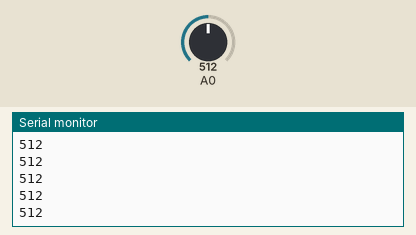
Recording of a sketch running on a simulated Arduino Uno, built with avr-gcc and run on an emulated ATmega328P. Parts: the last lines printed to the serial monitor. Inputs (shaded band) come from the test bench; at power-on: A0 = 512.

Above: at 1.2 s.
1.3 s: A0 set to 716
At 2.0 s:
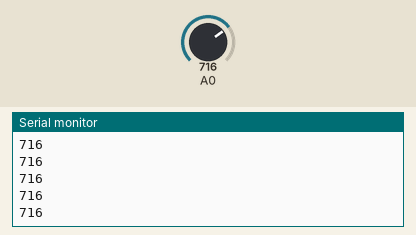
2.8 s: A0 set to 900
At 3.4 s:
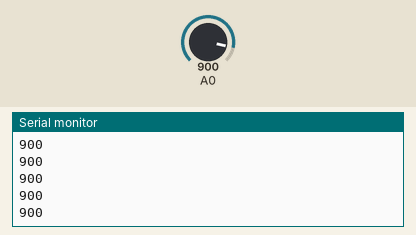
Timing chart, 0 to 5.8 s (numbered marks = the images above; inputs shaded):
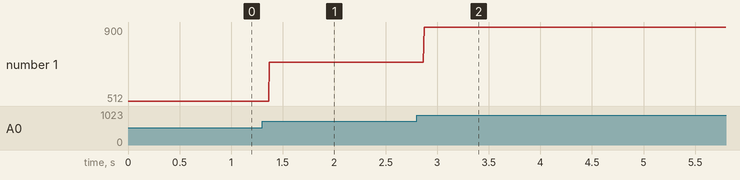

Measured:
- after the input at 1.3 s, the serial monitor: prints a new line after 0.07 s (image 1)
- after the input at 2.8 s, the serial monitor: prints a new line after 0.07 s (image 2)
- plotted number 1: 512 → 716 after the input at 1.3 s, 716 → 900 after the input at 2.8 s

The sketch:

analogR.ino
```cpp
void setup() {
Serial.begin(9600);
pinMode(A0,INPUT);
}

void loop() {
 int deger;
deger  = analogRead(A0);
Serial.println(deger);

}
```
